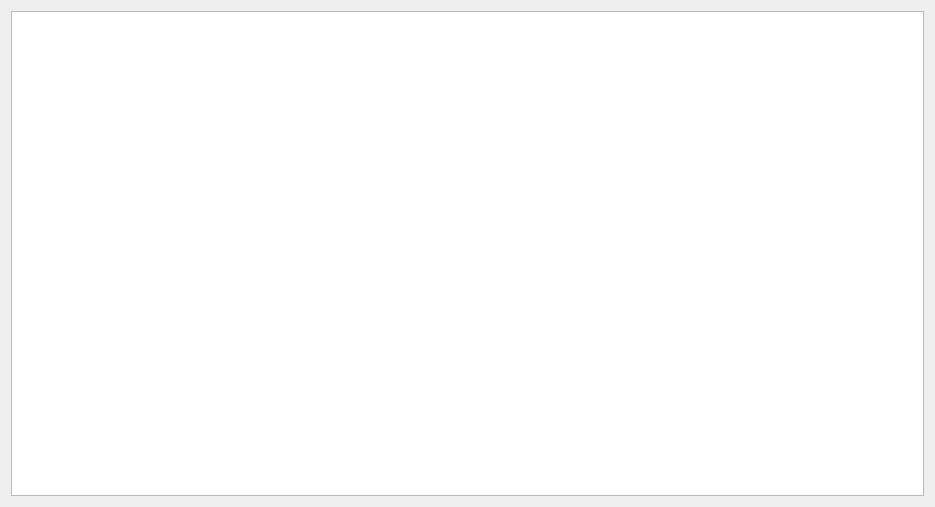
<?xml version="1.0" encoding="UTF-8"?>
<ui version="4.0">
 <class>Form</class>
 <widget class="QWidget" name="Form">
  <property name="geometry">
   <rect>
    <x>0</x>
    <y>0</y>
    <width>935</width>
    <height>507</height>
   </rect>
  </property>
  <property name="windowTitle">
   <string>Form</string>
  </property>
  <layout class="QHBoxLayout" name="horizontalLayout">
   <item>
    <widget class="QTableWidget" name="outputCoffee"/>
   </item>
  </layout>
 </widget>
 <resources/>
 <connections/>
</ui>
